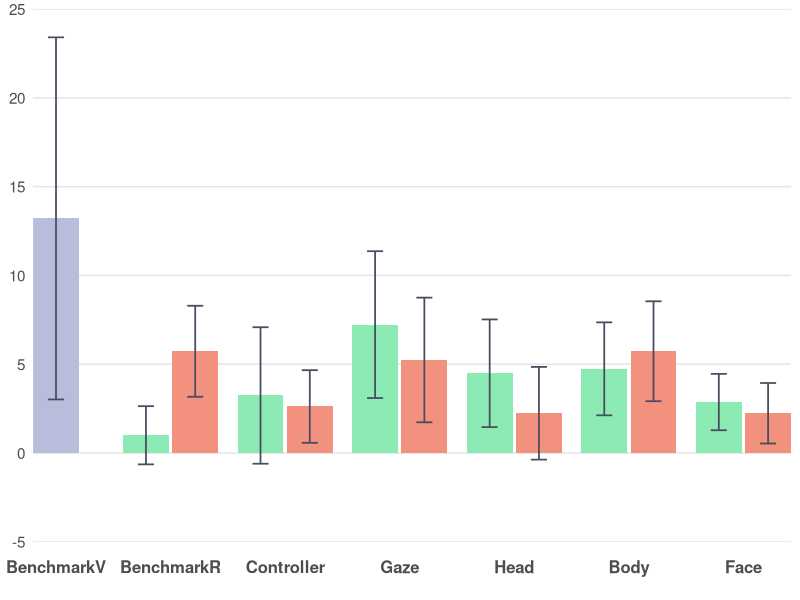
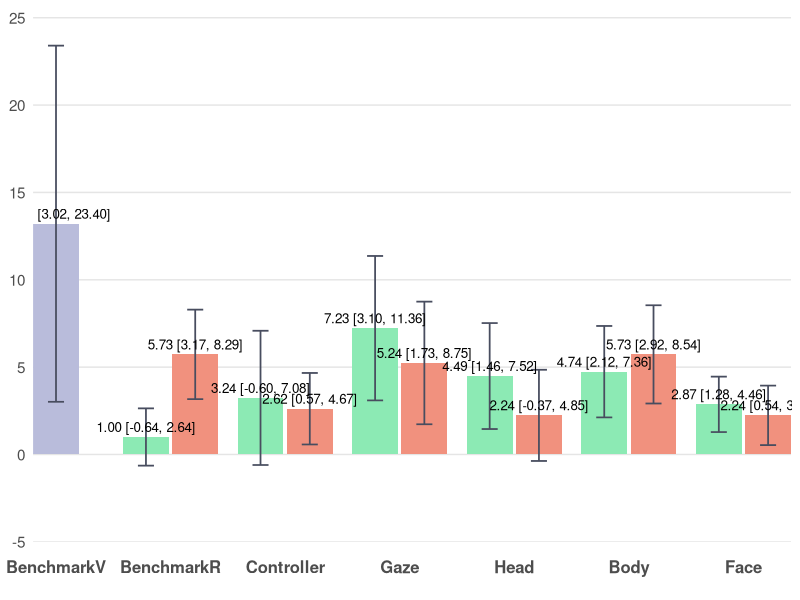

These figures' R source, in order:
# ================= Packages =================
if (!require(ggplot2)) install.packages("ggplot2")
library(ggplot2)

# ================= Data =================
# BenchmarkV: 13.21 (±27.30)
# BenchmarkR: Low 1.00 (±4.39), High 5.73 (±6.86)
# Controller: Low 3.24 (±10.29), High 2.62 (±5.48)
# Gaze: Low 7.23 (±11.07), High 5.24 (±9.40)
# Head: Low 4.49 (±8.12), High 2.24 (±6.99)
# Body: Low 4.74 (±7.01), High 5.73 (±7.53)
# Face: Low 2.87 (±4.25), High 2.24 (±4.56)

bench_mean <- 13.21
bench_sd <- 27.30

dat <- data.frame(
  Category = c("BenchmarkV",
               "BenchmarkR","BenchmarkR",
               "Controller","Controller",
               "Gaze","Gaze",
               "Head","Head",
               "Body","Body",
               "Face","Face"),
  slot     = c("C",
               "L","R",
               "L","R",
               "L","R",
               "L","R",
               "L","R",
               "L","R"),
  series   = c("BenchmarkV",
               "Low","High",
               "Low","High",
               "Low","High",
               "Low","High",
               "Low","High",
               "Low","High"),
  mean     = c(bench_mean,
               1.00, 5.73,       # BenchmarkR Low, High
               3.24, 2.62,       # Controller Low, High
               7.23, 5.24,       # Gaze Low, High
               4.49, 2.24,       # Head Low, High
               4.74, 5.73,       # Body Low, High
               2.87, 2.24),      # Face Low, High
  sd       = c(bench_sd,
               4.39, 6.86,       # BenchmarkR Low, High
               10.29, 5.48,      # Controller Low, High
               11.07, 9.40,      # Gaze Low, High
               8.12, 6.99,       # Head Low, High
               7.01, 7.53,       # Body Low, High
               4.25, 4.56),      # Face Low, High
  stringsAsFactors = FALSE
)

# 固定横轴顺序
dat$Category <- factor(dat$Category,
  levels = c("BenchmarkV","BenchmarkR","Controller","Gaze","Head","Body","Face"))
dat$slot   <- factor(dat$slot, levels = c("L","C","R"))
dat$series <- factor(dat$series, levels = c("Low","BenchmarkV","High"))

# ================= 手动定位（确保居中+相邻柱体有间距） =================
# 以每个类目的中心为整数(1,2,3,...)，在左右各偏移 delta；两柱宽度为 bar_w
group_w <- 0.8               # 每个类目总体占宽（<1 避免挤到相邻类目）
bar_w   <- group_w / 2       # 0.4  柱体宽度保持不变
delta   <- group_w / 4       # 0.2  基础偏移
gap     <- 0.03              # 相邻柱体间距（几个像素）

# 对于非BenchmarkV类别，L和R之间增加间距
offset_map <- c(L = -delta - gap/2, C = 0, R = +delta + gap/2)

x_base <- as.numeric(dat$Category)
dat$x  <- x_base + unname(offset_map[as.character(dat$slot)])

# ================= 配色方案 =================
col_low   <- "#8CEAB4"      # Low
col_high  <- "#F1917E"      # High
col_bench <- "#B9BCDB"      # BenchmarkV

err_col   <- "#484D5F"

theme_base <- theme_minimal(base_size = 13) +
  theme(
    legend.position    = "none",
    panel.background   = element_rect(fill = "#FFFFFF", color = NA),  # 白底
    plot.background    = element_rect(fill = "#FFFFFF", color = NA),  # 白底
    panel.grid.major   = element_blank(),  # 去除所有网格线
    panel.grid.minor   = element_blank(),  # 去除所有网格线
    panel.grid.major.x = element_blank(),
    panel.grid.minor.x = element_blank(),
    panel.grid.major.y = element_blank(),
    panel.grid.minor.y = element_blank(),
    axis.ticks.x       = element_blank(),  # 去除x轴刻度线（底部灰色竖线）
    axis.ticks.y       = element_blank(),  # 去除y轴刻度线（左侧竖着的刻度线）
    axis.line.x        = element_blank(),  # 去除x轴线（底部灰色竖线）
    axis.line.y        = element_blank(),  # 去除y轴线（左侧竖线）
    axis.text.x        = element_text(size = 12, face = "bold", 
                                       margin = margin(t = 10, b = 10)),  # 底部文字距离坐标轴更远
    axis.text.y        = element_text(size = 11),
    axis.title         = element_blank()
  )

# ================= 95% 置信区间计算 =================
n <- 30  # 样本量
df <- n - 1  # 自由度 = 29
t_critical <- qt(0.975, df)  # t分布临界值（95% CI，双尾）
# 计算95% CI的误差范围
dat$ci_margin <- t_critical * (dat$sd / sqrt(n))

# y 轴：-5到25，组间距5
y_top    <- 25
y_bottom <- -5
y_breaks <- seq(-5, 25, by = 5)

# x 轴：用数值坐标，刻度放在每个类目中心
x_breaks <- seq_along(levels(dat$Category))
x_labels <- levels(dat$Category)

# ================= 图1：不带标注 =================
p1 <- ggplot(dat, aes(x = x, y = mean, fill = series)) +
  # 手动添加水平坐标线
  geom_hline(yintercept = y_breaks, color = "#E5E5E5", linewidth = 0.5) +
  geom_col(width = bar_w, position = "identity", colour = NA) +
  geom_errorbar(aes(ymin = mean - ci_margin, ymax = mean + ci_margin),
                width = bar_w * 0.35, color = err_col, linewidth = 0.6,
                position = "identity") +
  scale_fill_manual(values = c(Low = col_low, BenchmarkV = col_bench, High = col_high)) +
  scale_y_continuous(breaks = y_breaks, minor_breaks = NULL) +
  scale_x_continuous(breaks = x_breaks, labels = x_labels, expand = c(0, 0)) +
  coord_cartesian(ylim = c(y_bottom, y_top), expand = 0) +
  theme_base

# ================= 图2：带"均值 (95% CI)"标注 =================
lab_df <- transform(dat, label = sprintf("%.2f [%.2f, %.2f]", mean, 
                                          mean - ci_margin, mean + ci_margin))

p2 <- ggplot(dat, aes(x = x, y = mean, fill = series)) +
  # 手动添加水平坐标线
  geom_hline(yintercept = y_breaks, color = "#E5E5E5", linewidth = 0.5) +
  geom_col(width = bar_w, position = "identity", colour = NA) +
  geom_errorbar(aes(ymin = mean - ci_margin, ymax = mean + ci_margin),
                width = bar_w * 0.35, color = err_col, linewidth = 0.6,
                position = "identity") +
  geom_text(data = lab_df, aes(label = label),
            vjust = ifelse(lab_df$mean >= 0, -0.5, 1.5), size = 3.4, position = "identity") +
  scale_fill_manual(values = c(Low = col_low, BenchmarkV = col_bench, High = col_high)) +
  scale_y_continuous(breaks = y_breaks, minor_breaks = NULL) +
  scale_x_continuous(breaks = x_breaks, labels = x_labels, expand = c(0, 0)) +
  coord_cartesian(ylim = c(y_bottom, y_top * 1.02), expand = 0) +
  theme_base

# 保存文件（确保目录存在）
if (!dir.exists("no_labels")) dir.create("no_labels", recursive = TRUE)
if (!dir.exists("with_labels")) dir.create("with_labels", recursive = TRUE)
ggsave("no_labels/Total_no_labels.png", p1, width = 8, height = 3.57, dpi = 300, bg = "white")
ggsave("with_labels/Total_with_labels.png", p2, width = 8, height = 3.91, dpi = 300, bg = "white")
